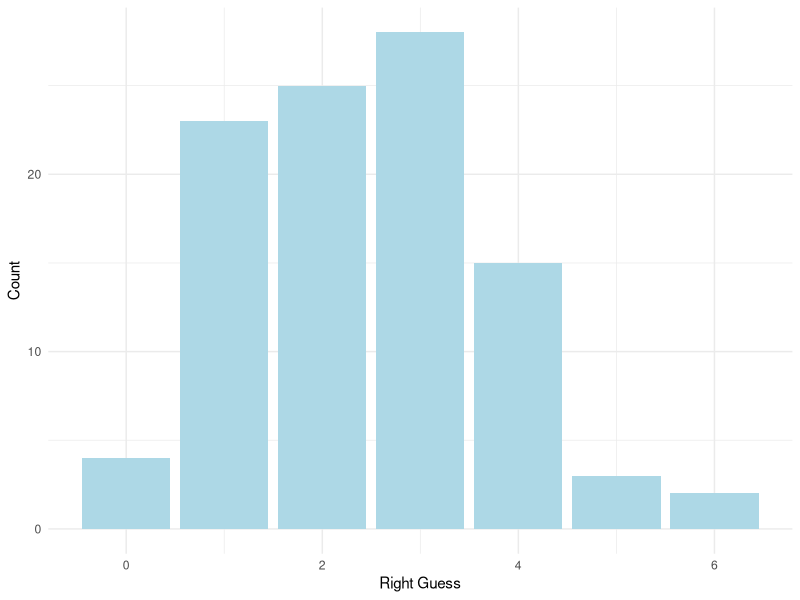
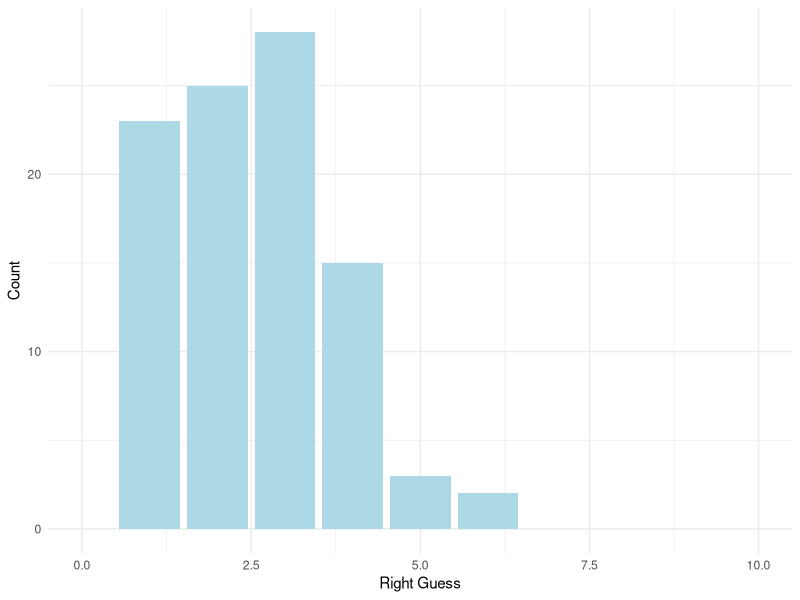
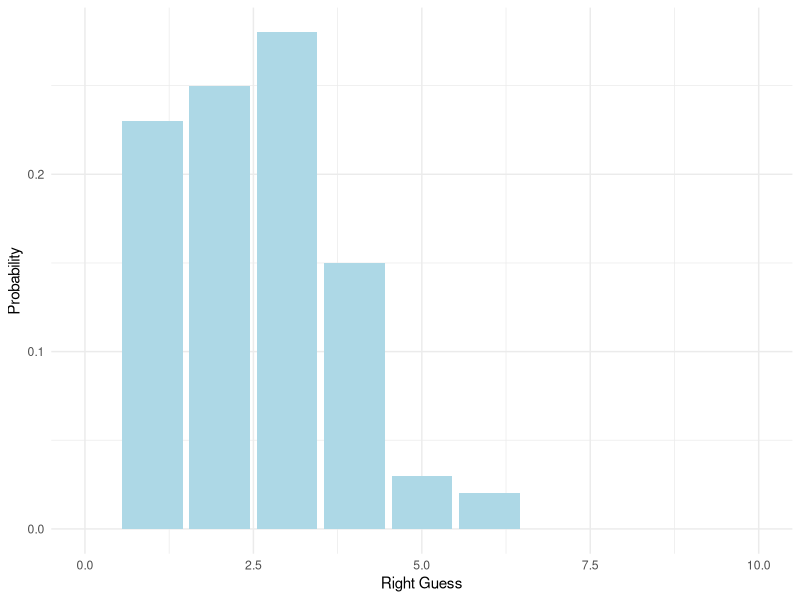
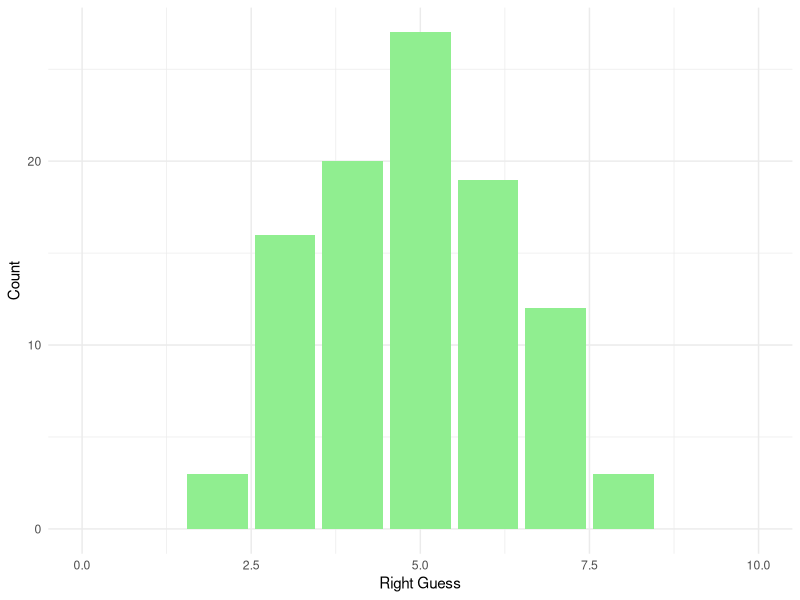
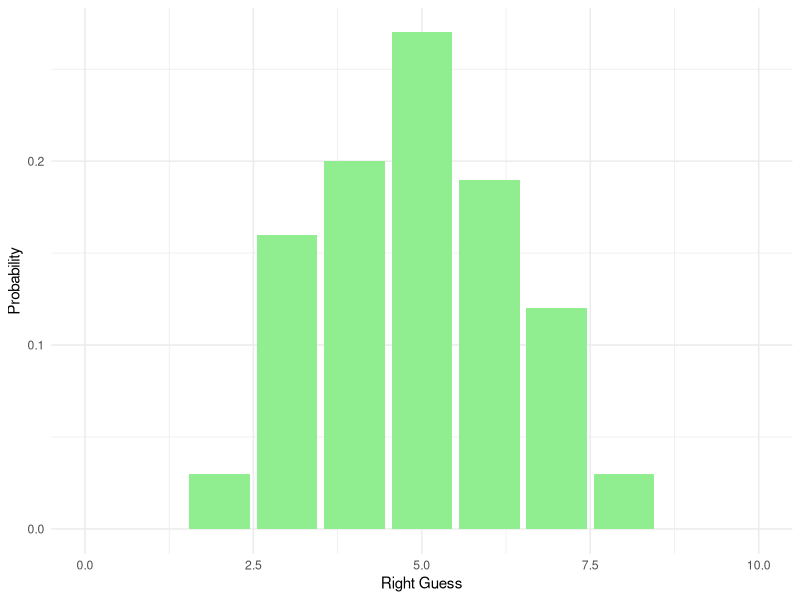

The R source for these figures, in order: (Note: this script raises an error after producing the figures.)
## ---- chunk 1
# We can generate an attempt for 10 questions
rbinom(n = 10, # 10 attempts
       size = 10, # 10 questions)
       prob = 0.25) # Probability that one is correct (1/4)
## ---- chunk 2
# We can generate an attempt for 100 questions/trials
rbinom(n = 100, # 100 times of 10
       size = 10, 
       prob = 0.25) 
## ---- chunk 3
library(tidyverse)
homework_guess <- tibble(right_guess = rbinom(n = 100, 
       size = 10, 
       prob = 0.25))
## ---- chunk 4
homework_guess %>%
  count(right_guess)
## ---- chunk 5
ggplot(data = homework_guess, aes(x = right_guess)) + 
  geom_bar(fill = 'lightblue') + 
  labs(x = 'Right Guess', y = 'Count') + 
  theme_minimal()
## ---- chunk 6
ggplot(data = homework_guess, aes(x = right_guess)) + 
  geom_bar(fill = 'lightblue') + 
  xlim(0,10) +  #note how we add xlim()
  labs(x = 'Right Guess', y = 'Count') + 
  theme_minimal()
## ---- chunk 7
ggplot(data = homework_guess, aes(x = right_guess)) + 
  geom_bar(aes(y = (..count..)/sum(..count..)), # we will work with the function of count, hence we use'..'
           fill = 'lightblue') + 
  xlim(0,10) + 
  labs(x = 'Right Guess', y = 'Probability') + 
  theme_minimal()
## ---- chunk 8
#Homework guess distribution with TRUE/FALSE
homework_guess_true_false <- tibble(right_guess = rbinom(n = 100, 
       size = 10, 
       prob = 0.5)) # Note that the probability of getting the right answer has gone up
## ---- chunk 9
homework_guess_true_false %>%
  count(right_guess)
## ---- chunk 10
ggplot(data = homework_guess_true_false, aes(x = right_guess)) + 
  geom_bar(fill = 'lightgreen')  +  
  xlim(0,10) + 
  labs(x = 'Right Guess', y = 'Count') + 
  theme_minimal()
## ---- chunk 11
ggplot(data = homework_guess_true_false, aes(x = right_guess)) + 
  geom_bar(aes(y = (..count..)/sum(..count..)), fill = 'lightgreen') + 
  xlim(0,10) + 
  labs(x = 'Right Guess', y = 'Probability') + 
  theme_minimal()
## ---- chunk 12
dbinom(1, # Number of outcomes that we got right
       size=10, # 10 trials (we have 10 questions)
       prob=0.25) # Probability of getting the right answer (1/4) 
## ---- chunk 13
dbinom(2, # Number of outcomes that we got right
       size = 10, # 10 trials (we have 10 questions)
       prob = 0.25) # Probability of getting the right answer (1/4) 
## ---- chunk 14
dbinom(3, # Number of outcomes that we got right
       size = 10, # 10 trials (we have 10 questions)
       prob = 0.25) # Probability of getting the right answer (1/4) 
## ---- chunk 15
dbinom(10, size = 10,  prob = 0.25)  
## ---- chunk 16
#Round to 2 d.p.
round(dbinom(10, size = 10,  prob = 0.25), 2)
## ---- chunk 17
dbinom(1, size = 10,  prob = 0.25) +
  dbinom(1, size = 10,  prob = 0.25) +
  dbinom(2, size = 10,  prob = 0.25)
## ---- chunk 18
all_probs <- round(dbinom(x = c(0,1,2,3,4,5,6,7,8,9,10), prob = 0.25, size = 10),2) # Note that we use round to see the values to two decimal places 
all_probs
## ---- chunk 19
# Five or less
pbinom(q = 5, prob = 0.25, size = 10)
## ---- chunk 20
# Five or more
1 - pbinom(q = 5, prob = 0.25, size = 10 )
## ---- chunk 21
knitr::include_graphics('images/prob.jpg')
## ---- chunk 22
# Load tidyverse
library(tidyverse)
## ---- chunk 23
# Read data in
data <- read.csv('week_9.csv')
## ---- chunk 24
# Check what's inside
head(data)
## ---- chunk 25
# First age
data %>%
  summarise(mean = mean(Age),
            median = median(Age),
            sd = sd(Age))
## ---- chunk 26
# Then memory
data %>%
  summarise(mean = mean(Memory_score),
            median = median(Memory_score),
            sd = sd(Memory_score))
## ---- chunk 27
data %>%
  summarise(mean_age = mean(Age),
            mean_memory = mean(Memory_score),
            median_age = median(Age),
            median_memory = median (Memory_score),
            sd_age = sd(Age),
            sd_memory = sd(Memory_score))
## ---- chunk 28
# By treatment/task
data %>%
  group_by(Task) %>% #note that we are adding group_by() to differentiate by a variable
    summarise(mean = mean(Memory_score),
            median = median(Memory_score),
            sd = sd(Memory_score))
## ---- chunk 29
# By whether someone saw information on the task twice
data %>%
  group_by(Saw_twice) %>%
    summarise(mean = mean(Memory_score),
            median = median(Memory_score),
            sd = sd(Memory_score))
## ---- chunk 30
# Age
ggplot(data = data, aes(x = Age)) + 
  geom_histogram(colour = 'grey', fill = 'cornsilk') + 
  labs(x = 'Age (Years)', y = 'Frequency', title = 'Histogram of Age') + 
  theme_minimal()
## ---- chunk 31
# Memory Scores
ggplot(data = data, aes(x = Memory_score)) + 
  geom_histogram(colour = 'grey', fill = 'cornsilk') + 
  labs(x = 'Memory Score (1-100)', y = 'Frequency', title = 'Histogram of Memory Scores') + 
  theme_minimal()
## ---- chunk 32
# Memory Scores for Task A
ggplot(data = subset(data, Task %in% c('Task A')), aes(x = Memory_score)) + 
  geom_histogram(colour = 'grey', fill = 'cornsilk') + 
  labs(x = 'Memory Score (1-100)', y = 'Frequency', title = 'Histogram of Memory Scores (Task A)') + 
  theme_minimal()
## ---- chunk 33
# Memory Scores for Task A
data %>%
  filter (Task == 'Task A') %>%
ggplot(data = ., #note how we replace the data with `.` which will allow us to use the specification above as our input
       aes(x = Memory_score)) + 
  geom_histogram(colour = 'grey', fill = 'cornsilk') + 
  labs(x = 'Memory Score (1-100)', y = 'Frequency', title = 'Histogram of Memory Scores (Task A)') + 
  theme_minimal()
## ---- chunk 34
ggplot(data = data, aes(x = Task, y = Memory_score, fill = Task)) + 
  geom_boxplot() 
## ---- chunk 35
library(ggridges)
ggplot(data = data, aes(x = Memory_score, y = Task,  fill=Task)) + geom_density_ridges()
## ---- chunk 36
# We can use mutate (try first adding the new variable via piping)
data %>%
  mutate(Memory_score=Memory_score/100)
## ---- chunk 37
head(data)
## ---- chunk 38
new_data <- data %>%
  mutate(Memory_score=Memory_score/100)
## ---- chunk 39
head(new_data)
## ---- chunk 40
data %>%
  filter(Task == 'Task A' | Task== 'Placebo') 
## ---- chunk 41
reduced_data <- data %>%
   filter(Task == 'Task A' | Task== 'Placebo')  %>%
  select(ID, Age, Memory_score, Task, Saw_twice)
## ---- chunk 42
# Task A (lowest)
data %>% 
  filter(Task == "Task A") %>%
  arrange(Memory_score) 
## ---- chunk 43
# Task B (the highest)
data %>%
    filter(Task == "Task B") %>%
  arrange(desc(Memory_score)) 
## ---- chunk 44
data %>%
  count(Task)
## ---- chunk 45
data %>%
  filter(Age >40) %>%
  filter(Saw_twice == 'Yes') %>%
  count(Task)
## ---- chunk 46
data %>%
  filter(Memory_score > 50) %>%
  count(Task)
## ---- chunk 47
homework_guess_true_false <- tibble(right_guess = rbinom(n = 100, 
       size = 10, 
       prob = 0.5)) 
## ---- chunk 48
homework_guess_true_false %>%
  count(right_guess)
## ---- chunk 49
ggplot(data = homework_guess_true_false, aes(x = right_guess)) + 
  geom_bar(fill = 'lightgreen') + 
  xlim(0,10) + 
  labs(x = 'Right Guess', y = 'count') + 
  theme_minimal()
## ---- chunk 50
ggplot(data = homework_guess_true_false, aes(x = right_guess)) + 
  geom_bar(aes(y = (..count..)/sum(..count..)), fill = 'lightgreen') + 
  xlim(0,10) + 
  labs(x = 'Right Guess', y = 'Probability') + 
  theme_minimal()
## ---- chunk 51
dbinom(1, size = 10, prob = 0.5) 
## ---- chunk 52
dbinom(5, size = 10, prob = 0.5) 
## ---- chunk 53
dbinom(8, size = 10, prob = 0.5) 
## ---- chunk 54
all_probs <- round(dbinom(x = c(0,1,2,3,4,5,6,7,8,9,10), prob = 0.5, size = 10),2) # Note that we use round to see the values to two decimal places 
all_probs
## ---- chunk 55
# Five or less
pbinom(q = 5, prob = 0.5, size = 10)
## ---- chunk 56
# Five or more
1 - pbinom(q = 5, prob = 0.5, size = 10)
